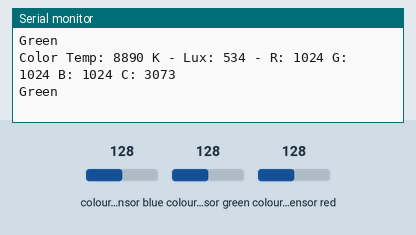
Recording of a sketch running on a simulated Arduino Uno, built with avr-gcc and run on an emulated ATmega328P. Shown: the last lines printed to the serial monitor. The test bench sets the inputs (shaded band); at power-on: colour sensor blue 128, colour sensor green 128, colour sensor red 128.

Above: at 1.2 s.
1.3 s: colour sensor blue set to 5
At 1.33 s:
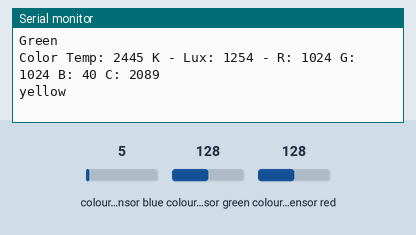
2.8 s: colour sensor green set to 5
At 2.85 s:
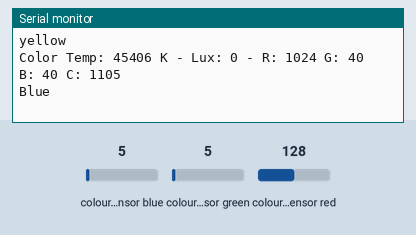
4.3 s: colour sensor blue set to 64
At 4.36 s:
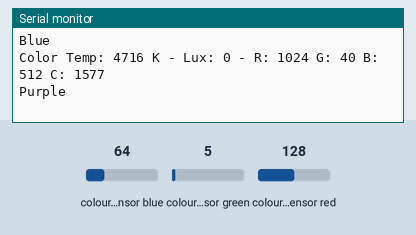
5.9 s: colour sensor red set to 5
At 5.93 s:
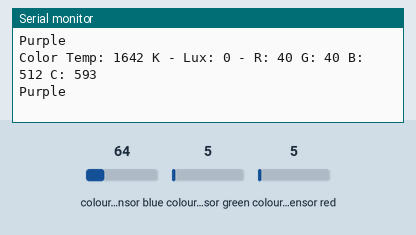
7.4 s: colour sensor green set to 128
At 7.43 s:
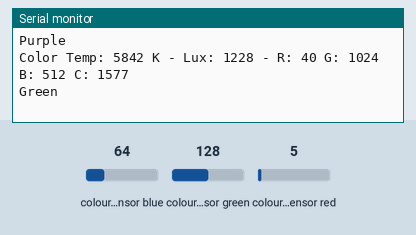
Timing chart, 0 to 10.4 s (numbered marks = the images above; inputs shaded):
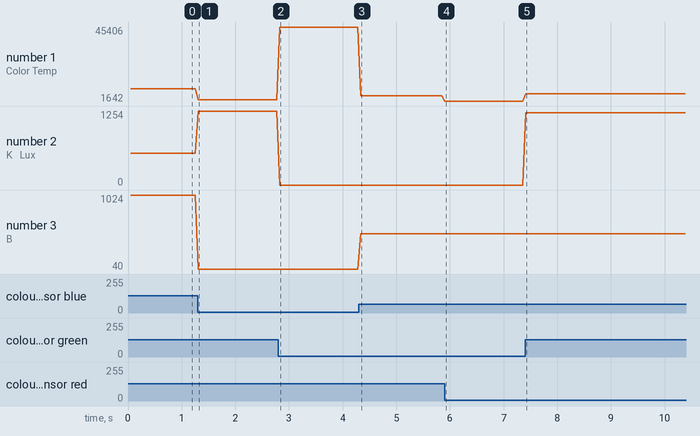

Measured:
- after the input at 1.3 s, the serial monitor: prints a new line at once (image 1)
- after the input at 2.8 s, the serial monitor: prints a new line at once (image 2)
- after the input at 4.3 s, the serial monitor: prints a new line at once (image 3)
- after the input at 5.9 s, the serial monitor: prints a new line at once (image 4)
- after the input at 7.4 s, the serial monitor: prints a new line at once (image 5)
- plotted number 1: 8890 → 2445 after the input at 1.3 s, 2445 → 45406 after the input at 2.8 s, 45406 → 4716 after the input at 4.3 s, 4716 → 1642 after the input at 5.9 s, 1642 → 5842 after the input at 7.4 s
- plotted number 2: 534 → 1254 after the input at 1.3 s, 1254 → 0 after the input at 2.8 s, 0 → 1228 after the input at 7.4 s
- plotted number 3: 1024 → 40 after the input at 1.3 s, 40 → 512 after the input at 4.3 s

The sketch:

color_range_from_temperature.ino
```cpp
#include <Wire.h>
#include "Adafruit_TCS34725.h"

/* Example code for the Adafruit TCS34725 breakout library */

/* Connect SCL to analog 5
Connect SDA to analog 4
Connect VDD to 3.3V DC
Connect GROUND to common ground */

/* Initialise with default values (int time = 2.4ms, gain = 1x) */
// Adafruit_TCS34725 tcs = Adafruit_TCS34725();

/* Initialise with specific int time and gain values */
Adafruit_TCS34725 tcs = Adafruit_TCS34725(TCS34725_INTEGRATIONTIME_700MS, TCS34725_GAIN_1X);

void setup(void) {
Serial.begin(57600);

if (tcs.begin()) {
Serial.println("Found sensor");
} else {
Serial.println("No TCS34725 found ... check your connections");
while (1);
}

// Now we're ready to get readings!
}

void loop(void) {

uint16_t r, g, b, c, colorTemp, lux;

tcs.getRawData(&r, &g, &b, &c);
colorTemp = tcs.calculateColorTemperature(r, g, b);
lux = tcs.calculateLux(r, g, b);


Serial.print("Color Temp: "); Serial.print(colorTemp); Serial.print(" K - ");
Serial.print("Lux: "); Serial.print(lux); Serial.print(" - ");
Serial.print("R: "); Serial.print(r, DEC); Serial.print(" ");
Serial.print("G: "); Serial.print(g, DEC); Serial.print(" ");
Serial.print("B: "); Serial.print(b, DEC); Serial.print(" ");
Serial.print("C: "); Serial.print(c, DEC); Serial.print(" ");
Serial.println(" ");

///////////////////FOR COLOR RANGE////////////////////
if (lux>=60000)

 {
  if (r<5000){Serial.print("RED");}
  else{Serial.print("Orange");}
  }

if(400<=lux && lux<=5000)
{

  if(colorTemp>=16000){Serial.print("Blue");}
  else if(1600<colorTemp && colorTemp<=2500){Serial.print("yellow");}
  else{Serial.print("Green");}
  }

else if (300<=lux && lux<400)
{
  if(colorTemp>=6000 && colorTemp<=8000){Serial.print("Purple");}
  else if(10000<=colorTemp){Serial.print("Blue");}
  else if(colorTemp>=3500 && colorTemp<=6000){Serial.print("Green");}
  else{Serial.print("Yellow");}
  }
else if (160<=lux && lux<300)
{
  if(colorTemp<=4000){Serial.print("Purple");}
  else if(10000<=colorTemp){Serial.print("Blue");}
  else{Serial.print("Green");}
  }
else if (lux<160)
{
if(7000<=colorTemp){Serial.print("Blue");}
else {Serial.print("Purple");}
}

Serial.println();


//////////////////////////////////////////////////////
}
```
